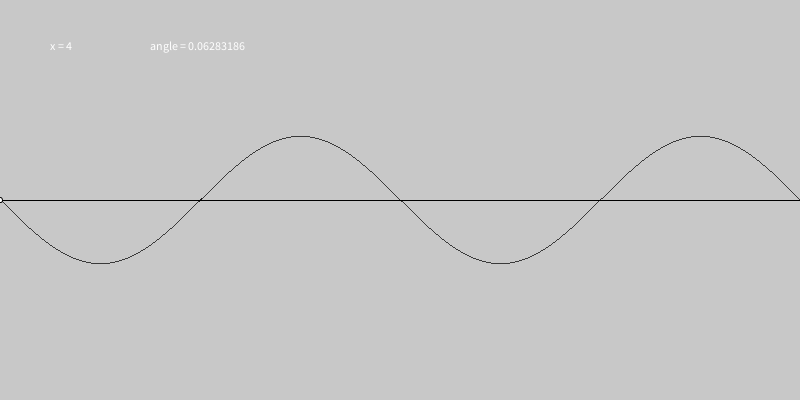
Frame 1 (no input)
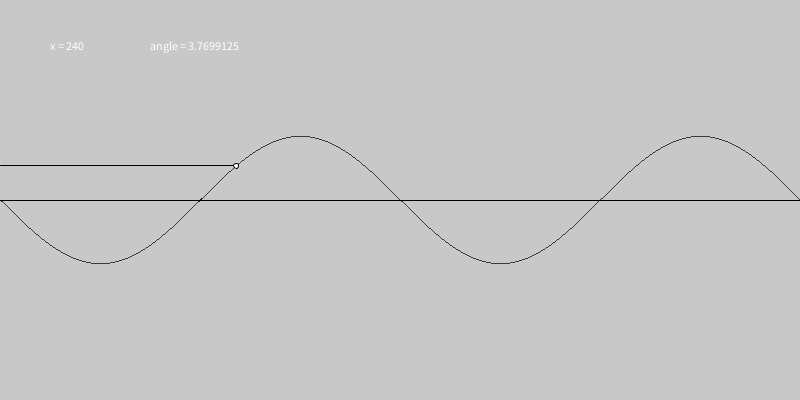
Frame 60 (the mouse pressed at the canvas centre just before this capture)
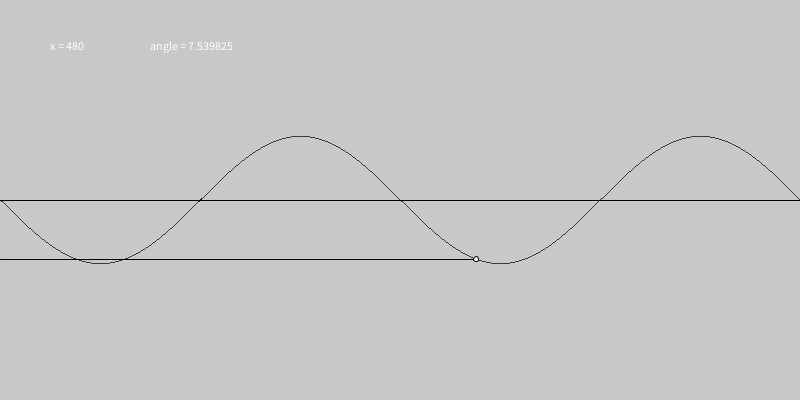
Frame 120 (the mouse held since frame 60 and released just before this capture)

The Processing sketch that drew these frames (run headless with seeded random() and noise(); from frame 60 on, the mouse is pressed at the canvas centre):

// Processing sketch: sin_curve_animate
// ── sin_curve_animate.pde
//CONSTANTS

float inc = PI/200.0;
float py;
int i = 0;
float angle = 0.0;
float  radius = 1.0;
void setup(){
  size(800, 400);
  background(200);
}


void draw(){
  // draw y=sin(x)
  background(200);
  stroke(0);
  //smooth();
  
  float angleforCurve = 0.0;
  line(0,height/2,width, height/2);
  for (int j = 0; j < width; j++){
    stroke(0);
   py = (200/PI)*sin(angleforCurve)+ height/2;
   point(j, py);
   angleforCurve += inc;
   
  }
   py = (200/PI)*sin(angle)+ height/2;
   angle += inc*4;
   line(0,py, i, py);
   //line start point= somewhere on the circle
   //another line on the center of the circle + place along cirumference
   //current angle & position on the circle
   
   ellipse(i, py, 5, 5);
   i += 4;
   
   if (i >= width){
    i=0;
    angle=0; 
   }
   println(i);
   //add calculation output
   text("x = " + i, 50, 50);
   text("angle = " + angle, 150, 50);
   
  
}
